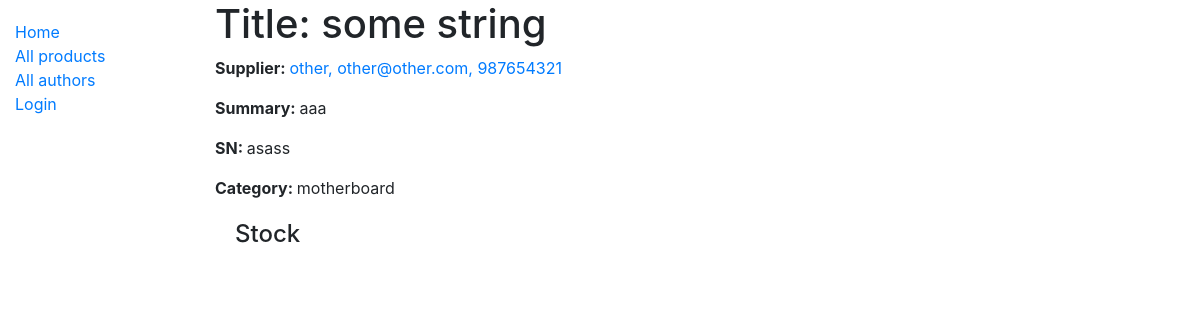
The page /inventory/product/2 on the database as committed earlier.
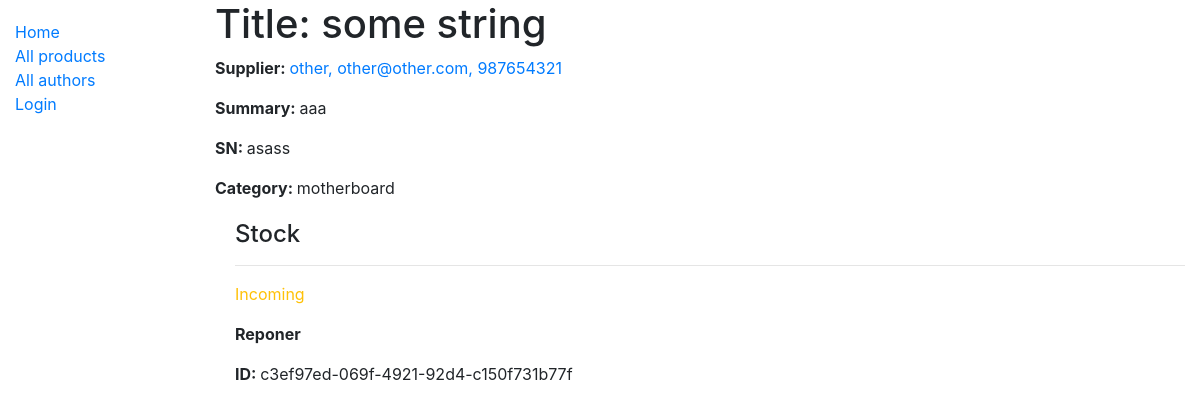
The same page on the database as committed later.
### inventory/models.py (models this page shows, shortened)
class ProductInstance(models.Model):
    id = models.UUIDField(primary_key=True, default=uuid.uuid4, help_text='Unique ID for this particular product across whole inventory')
    product = models.ForeignKey('Product', on_delete=models.SET_NULL, null=True)
    register_date = models.DateField(null=True, blank=True)
    available_date = models.DateField(null=True, blank=True)
    sinnombre = models.ForeignKey(User, on_delete=models.SET_NULL, null=True, blank=True)
    PRODUCT_STATE = (
        ('a', 'Available'),
        ('s', 'Sold'),
        ('i', 'Incoming'),
        ('r', 'Reserved'),
    )
    status = models.CharField(
        max_length=1,
        choices=PRODUCT_STATE,
        blank=True,
        default='i',
        help_text='Product availability',
    )
    class Meta:
        ordering = ['register_date']
        permissions = (("can_mark_available", "Set products as available"),)

### inventory/views.py (the view)
# urls.py: path('product/<int:pk>', views.ProductDetailView.as_view(), name='product-detail'),
class ProductDetailView(generic.DetailView):
    model = Product

### inventory/models.py (called while the page is built)
    def __str__(self):
        return self.name

    def __str__(self):
        return f'{self.business_name}, {self.business_email}, {self.cif}'

### inventory/templates/inventory/product_detail.html
{% extends "base_generic.html" %}
{% block content %}
    <h1>Title: {{ product.title }}</h1>
    <p><strong>Supplier: </strong> <a href="{% url 'supplier-detail' product.supplier.pk%}">{{ product.supplier }}</a></p>
    <p><strong>Summary: </strong>{{ product.summary }}</p>
    <p><strong>SN: </strong>{{ product.sn }}</p>
    <p><strong>Category: </strong>{{ product.category.all|join:", " }}</p>
    <div style="margin-left: 20px; margin-top: 20px">
        <h4>Stock</h4>
        {% for stock in product.productinstance_set.all %}
            <hr>
            <p class="{% if copy.status == 'a' %}text-success{% elif copy.status == 's' %}text-danger{% else %}text-warning{% endif %}">
                {{ stock.get_status_display }}
            </p>
            {% if stock.status != 'a' %}
                <p><strong>Reponer</strong></p>
            {% endif %}
            <p><strong>ID: </strong>{{ stock.id }}</p>
        {% endfor %}
    </div>
{% endblock %}

Rows that differ between the two databases and show on the page:
added ProductInstance: status "Incoming", shows "Reponer", id "c3ef97ed-069f-4921-92d4-c150f731b77f"
